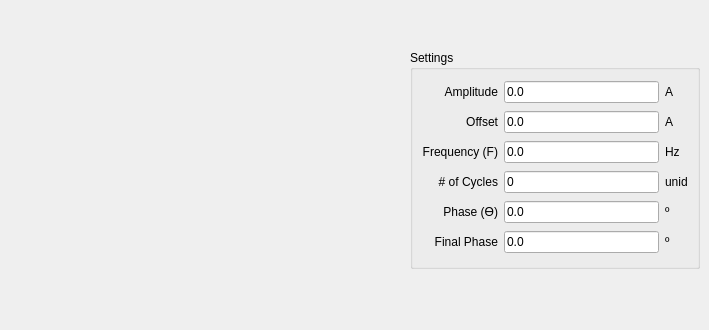
         <widget class="QWidget" name="tab_13">
          <attribute name="title">
           <string>Sinusoidal</string>
          </attribute>
          <widget class="QGroupBox" name="groupBox_17">
           <property name="geometry">
            <rect>
             <x>410</x>
             <y>50</y>
             <width>290</width>
             <height>219</height>
            </rect>
           </property>
           <property name="title">
            <string>Settings</string>
           </property>
           <layout class="QGridLayout" name="gridLayout_9">
            <item row="0" column="0">
             <widget class="QLabel" name="label_91">
              <property name="text">
               <string>Amplitude</string>
              </property>
              <property name="alignment">
               <set>Qt::AlignRight|Qt::AlignTrailing|Qt::AlignVCenter</set>
              </property>
             </widget>
            </item>
            <item row="0" column="1">
             <widget class="QLineEdit" name="le_Sinusoidal_Amplitude">
              <property name="text">
               <string>0.0</string>
              </property>
             </widget>
            </item>
            <item row="0" column="2">
             <widget class="QLabel" name="label_94">
              <property name="text">
               <string>A </string>
              </property>
             </widget>
            </item>
            <item row="1" column="0">
             <widget class="QLabel" name="label_114">
              <property name="text">
               <string>Offset</string>
              </property>
              <property name="alignment">
               <set>Qt::AlignRight|Qt::AlignTrailing|Qt::AlignVCenter</set>
              </property>
             </widget>
            </item>
            <item row="1" column="1">
             <widget class="QLineEdit" name="le_Sinusoidal_Offset">
              <property name="text">
               <string>0.0</string>
              </property>
             </widget>
            </item>
            <item row="1" column="2">
             <widget class="QLabel" name="label_113">
              <property name="text">
               <string>A</string>
              </property>
             </widget>
            </item>
            <item row="2" column="0">
             <widget class="QLabel" name="label_119">
              <property name="text">
               <string>Frequency (F)</string>
              </property>
              <property name="alignment">
               <set>Qt::AlignRight|Qt::AlignTrailing|Qt::AlignVCenter</set>
              </property>
             </widget>
            </item>
            <item row="2" column="1">
             <widget class="QLineEdit" name="le_Sinusoidal_Frequency">
              <property name="text">
               <string>0.0</string>
              </property>
             </widget>
            </item>
            <item row="2" column="2">
             <widget class="QLabel" name="label_116">
              <property name="text">
               <string>Hz</string>
              </property>
             </widget>
            </item>
            <item row="3" column="0">
             <widget class="QLabel" name="label_117">
              <property name="text">
               <string># of Cycles</string>
              </property>
              <property name="alignment">
               <set>Qt::AlignRight|Qt::AlignTrailing|Qt::AlignVCenter</set>
              </property>
             </widget>
            </item>
            <item row="3" column="1">
             <widget class="QLineEdit" name="le_Sinusoidal_n_cycles">
              <property name="text">
               <string>0</string>
              </property>
             </widget>
            </item>
            <item row="3" column="2">
             <widget class="QLabel" name="label_123">
              <property name="text">
               <string>unid</string>
              </property>
             </widget>
            </item>
            <item row="4" column="0">
             <widget class="QLabel" name="label_93">
              <property name="text">
               <string>Phase (ϴ)</string>
              </property>
              <property name="alignment">
               <set>Qt::AlignRight|Qt::AlignTrailing|Qt::AlignVCenter</set>
              </property>
             </widget>
            </item>
            <item row="4" column="1">
             <widget class="QLineEdit" name="le_Initial_Phase">
              <property name="text">
               <string>0.0</string>
              </property>
             </widget>
            </item>
            <item row="4" column="2">
             <widget class="QLabel" name="label_115">
              <property name="text">
               <string>º</string>
              </property>
             </widget>
            </item>
            <item row="5" column="0">
             <widget class="QLabel" name="label_121">
              <property name="text">
               <string>Final Phase</string>
              </property>
              <property name="alignment">
               <set>Qt::AlignRight|Qt::AlignTrailing|Qt::AlignVCenter</set>
              </property>
             </widget>
            </item>
            <item row="5" column="1">
             <widget class="QLineEdit" name="le_Final_Phase">
              <property name="text">
               <string>0.0</string>
              </property>
             </widget>
            </item>
            <item row="5" column="2">
             <widget class="QLabel" name="label_118">
              <property name="text">
               <string>º</string>
              </property>
             </widget>
            </item>
           </layout>
          </widget>
          <widget class="QLabel" name="label_61">
           <property name="geometry">
            <rect>
             <x>10</x>
             <y>30</y>
             <width>381</width>
             <height>231</height>
            </rect>
           </property>
           <property name="text">
            <string/>
           </property>
           <property name="pixmap">
            <pixmap resource="resource_file.qrc">:/Images/imagens/senoide_tempo.JPG</pixmap>
           </property>
           <property name="scaledContents">
            <bool>true</bool>
           </property>
          </widget>
          <widget class="QLabel" name="label_70">
           <property name="geometry">
            <rect>
             <x>50</x>
             <y>260</y>
             <width>301</width>
             <height>61</height>
            </rect>
           </property>
           <property name="text">
            <string/>
           </property>
           <property name="pixmap">
            <pixmap resource="resource_file.qrc">:/Images/imagens/Eq_seno.jpg</pixmap>
           </property>
           <property name="scaledContents">
            <bool>true</bool>
           </property>
          </widget>
         </widget>
